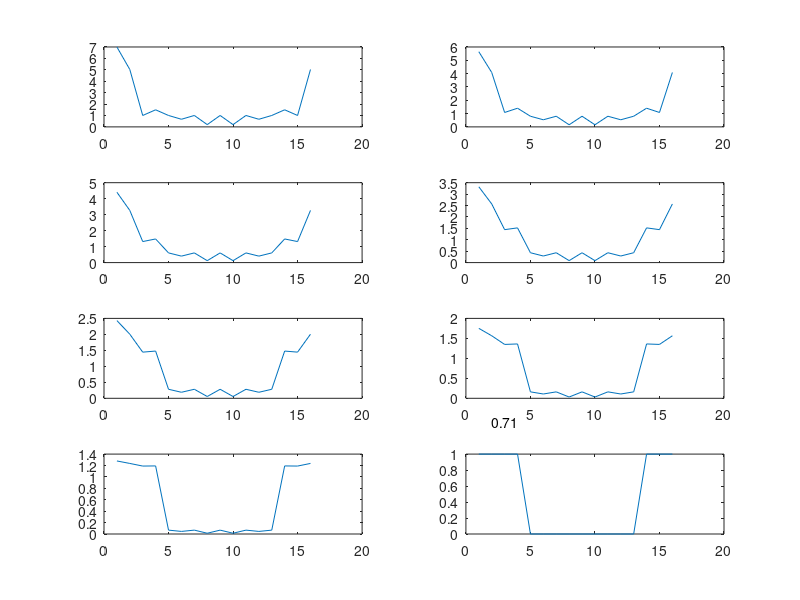

Recreate this plot in MATLAB.
clear;
N = 16;
f = (0:N-1)'*(0:N-1);
fm = exp(2*i*pi/N).^f;

P = 4;
f = [ones(1,P),zeros(1,N-2*P+1),ones(1,P-1)]';

clf;
p = 8;
i=0;

for x = 1:-1/(p-1):0
  i=i+1;
  subplot(4,p/4,i);
  ff = (fm^x)*f;
  plot(abs(ff));
  t = sprintf( '%0.2f', x );
  text( 30,-10, t );
end
